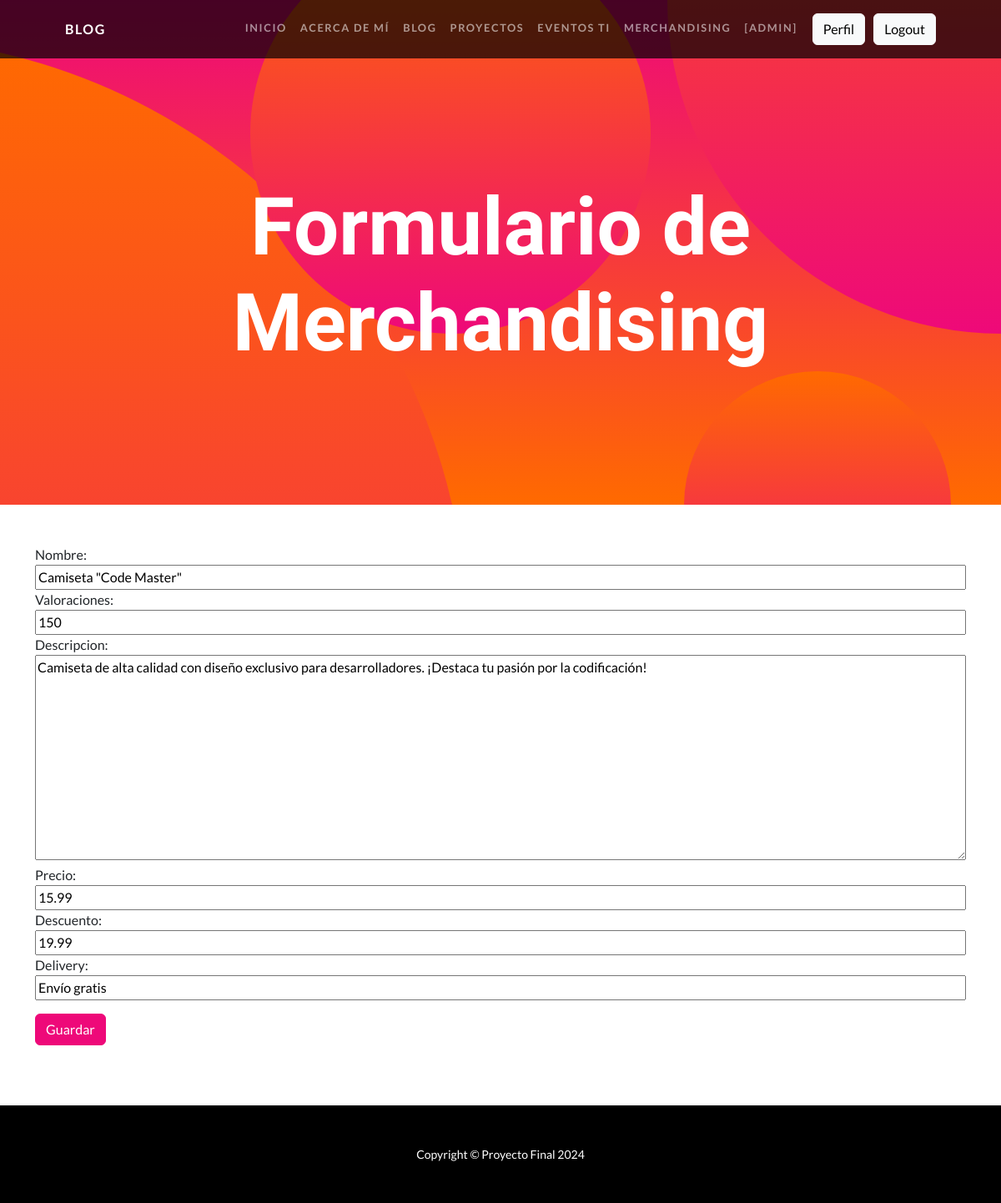
/merchandising_update/1 (signed in), run on the app's committed database.
### aplicacion/models.py (models this page shows, shortened)
class Merchandising(models.Model):
    nombre = models.CharField(max_length=100)
    valoraciones = models.IntegerField()
    descripcion = models.TextField()
    precio = models.FloatField()
    descuento = models.FloatField()
    delivery = models.CharField(max_length=50)
    class Meta:
        verbose_name = "Merchandising"
        verbose_name_plural = "Merchandising"

### aplicacion/views.py (the view)
# urls.py: path('merchandising_update/<int:pk>', MerchandisingUpdate.as_view(), name="merchandising_update"),
class MerchandisingUpdate(LoginRequiredMixin, UpdateView):
    model = Merchandising
    fields = ["nombre", "valoraciones", "descripcion", "precio", "descuento", "delivery"]
    success_url = reverse_lazy("merchandising")

### aplicacion/templates/aplicacion/merchandising_form.html (shortened to what this page needs)
{% extends "aplicacion/index.html" %}
{% block titulo %}
<h1 class="masthead-heading mb-0">Formulario de Merchandising</h1>
{% endblock titulo %}
{% block contenido %}
<div class="tab-content">
    <div class="tab-pane fade show active" id="pills-login" role="tabpanel" aria-labelledby="tab-login">
        <form class="w-100" method="post">
            <div class="mb-3">
            {{ form.as_table }}
            </div>
            <input type="submit" class="btn btn-primary btn-block mb-4" value="Guardar">
        </form>
    </div>
</div>
{% endblock contenido %}

### aplicacion/templates/aplicacion/index.html (shortened to what this page needs)
<!DOCTYPE html>
<html lang="en">
    <head>
        {% load static %}
        <link href="{% static 'css/styles.css' %}" rel="stylesheet" />
    </head>
    <body id="page-top">
        <nav class="navbar navbar-expand-lg navbar-dark navbar-custom fixed-top">
            <div class="container px-5">
                <a class="navbar-brand" href="/">Blog</a>
                <div class="collapse navbar-collapse" id="navbarResponsive">
                    <ul class="navbar-nav ms-auto">
                        <li class="nav-item"><a class="nav-link" href="/">Inicio</a></li>
                        <li class="nav-item"><a class="nav-link" href="{% url 'acerca' %}">Acerca de mí </a></li>
                        {% if user.is_authenticated %}
                        <li class="nav-item"><a class="nav-link" href="{% url 'blog_admin' %}">Blog</a></li>
                        <li class="nav-item"><a class="nav-link" href="{% url 'proyectos_admin' %}">Proyectos</a></li>
                        <li class="nav-item"><a class="nav-link" href="{% url 'eventos_admin' %}">Eventos TI</a></li>
                        <li class="nav-item"><a class="nav-link" href="{% url 'merchandising_admin' %}">Merchandising</a></li>
                        <li class="nav-item"><a class="nav-link">[{{user.username}}]</a></li>
                        <li class="nav-item"></li>
                        <li class="nav-item"><a class="btn btn-light" href="{% url 'perfil' %}">Perfil</a></li>
                        <li class="nav-item"></li>
                        <li class="nav-item"><a class="btn btn-light" href="{% url 'logout' %}">Logout</a></li>
                        {% endif %}
                    </ul>
                </div>
            </div>
        </nav>
        <header class="masthead text-center text-white">
            <div class="masthead-content">
                <div class="container px-5">
                    {% block titulo %}{% endblock titulo %}
                </div>
            </div>
            <div class="bg-circle-1 bg-circle"></div>
            <div class="bg-circle-2 bg-circle"></div>
            <div class="bg-circle-3 bg-circle"></div>
            <div class="bg-circle-4 bg-circle"></div>
        </header>
        <div class="container py-5">
            {% block contenido %}{% endblock contenido %}
        </div>
        <footer class="py-5 bg-black">
            <div class="container px-5"><p class="m-0 text-center text-white small">Copyright &copy; Proyecto Final 2024</p></div>
        </footer>
    </body>
</html>

### data on the page
Merchandising: nombre "Camiseta \"Code Master\"", valoraciones "150", descripcion "Camiseta de alta calidad con diseño exclusivo para desarrolladores. ¡Destaca tu pasión por la codificación!", precio "15.99", descuento "19.99", delivery "Envío gratis"

### other printed values
{{ user.username }} "ADMIN"
